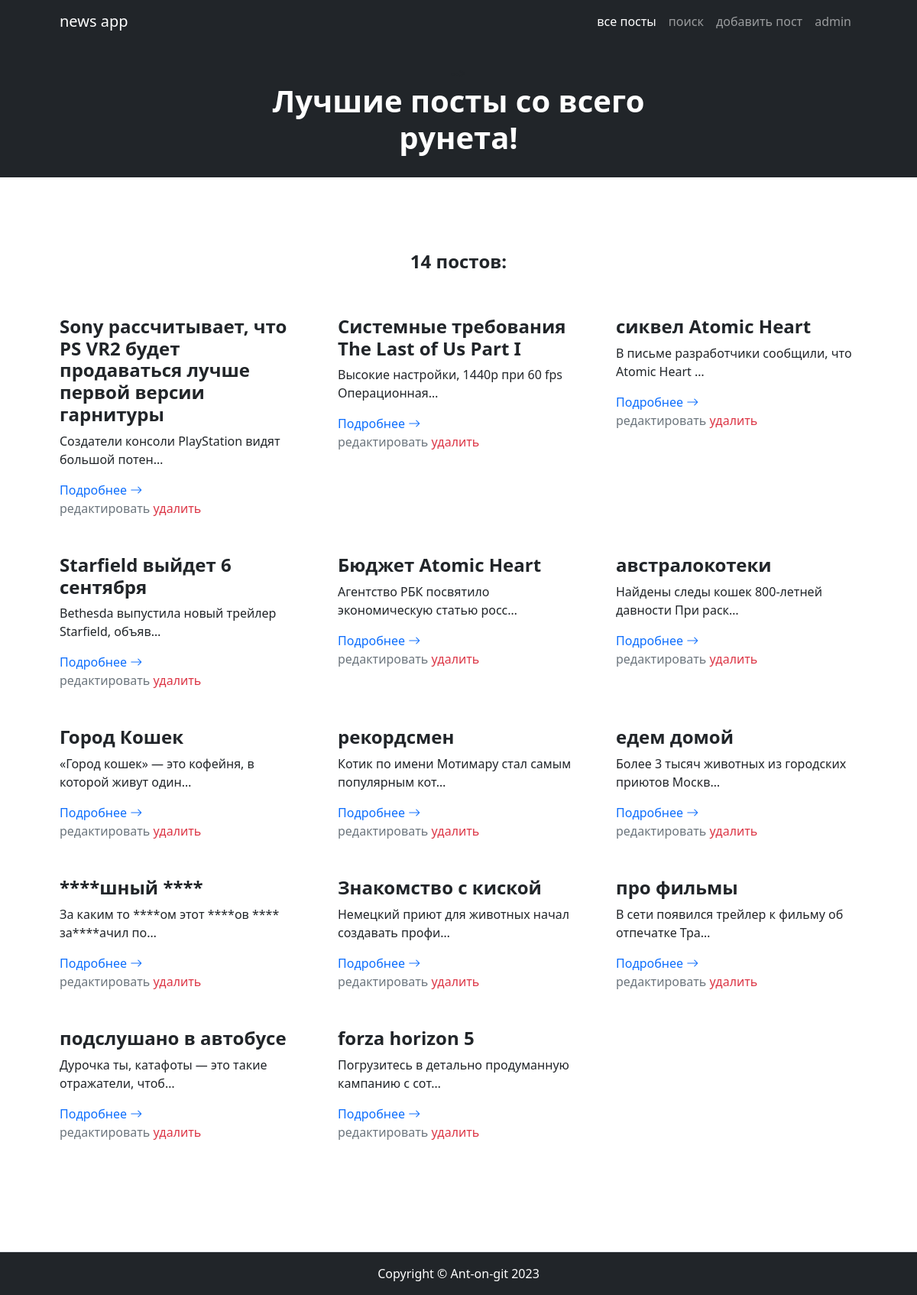
Before: /news/ with the older database file.
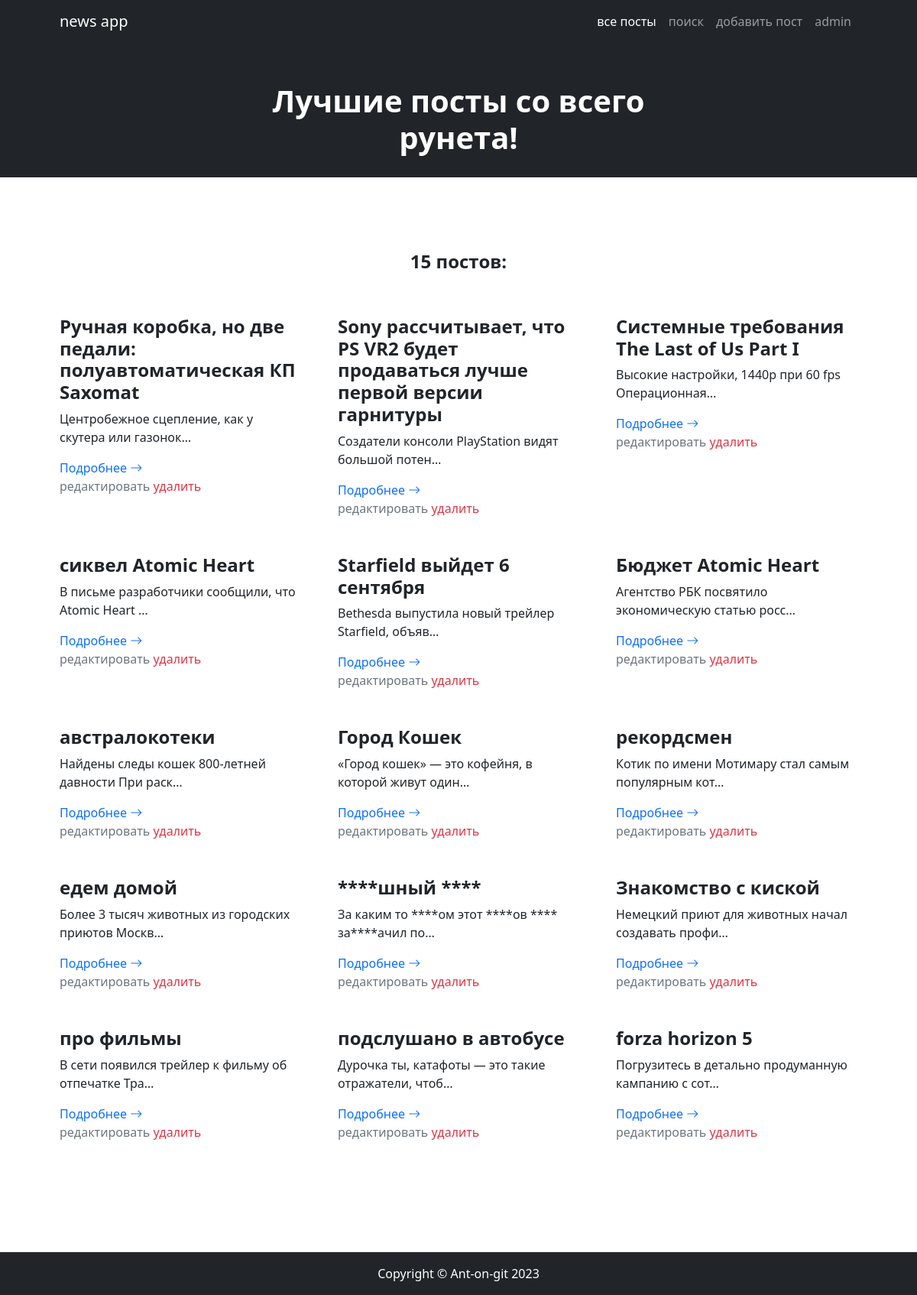
After: the same page with the newer database file.
### news/models.py (models this page shows, shortened)
class Post(models.Model):
    class Types(models.TextChoices):
        article = 'статья', 'статья'
        news = 'новость', 'новость'
    type = models.CharField(max_length=7, choices=Types.choices, default=Types.article)
    datetime_create = models.DateTimeField(auto_now_add=True)
    title = models.CharField(max_length=255)
    text = models.TextField()
    rating = models.IntegerField(default=0)
    author = models.ForeignKey('Author', on_delete=models.CASCADE)
    category = models.ManyToManyField('Category', through='PostCategory')

### news/views.py (the view)
# urls.py: path('', PostList.as_view()),
class PostList(ListView):
    model = Post
    template_name = 'postList.html'
    context_object_name = 'postList'
    queryset = Post.objects.order_by('-id')  # queryset встроенная переменная, по умолчанию забирает

### news/templatetags/custom_filters.py (called while the page is built)
@register.filter(name='postwordEnding')
def postwordEnding(postList):
    word = 'пост'
    endings = ['а', 'ов']
    length = len(postList)
    if 11 <= length <= 20 or 5 <= length % 10 <= 9 or length % 10 == 0:
        res = f'{length} {word + endings[1]}'
    elif length % 10 == 1:
        res = f'{length} {word}'
    else:
        res = f'{length} {word + endings[0]}'
    return res

@register.filter(name='censor')
def censor(text):
    negative_words = ['хрен', 'жопа', 'жопе']
    word_list = text.split()
    for i, word in enumerate(word_list):
        for negative in negative_words:
            if negative in word.lower():
                start_ind = word.lower().find(negative)
                end_ind = start_ind + len(negative)
                word_list[i] = word[:start_ind] + '*' * len(negative) + word[end_ind:]
    return ' '.join(word_list)

### templates/postList.html (shortened to what this page needs)
{% extends 'default.html' %}
{% load custom_filters %}
{% block page_preview %}
  <div class="text-center my-4">-->
      <h1 class="display-6 fw-bold text-white mb-2">
          Лучшие посты со всего рунета!
      </h1>
  </div>
{% endblock page_preview %}
{% block content %}
    <section class="py-5 border-bottom" id="features">
        <div class="container px-5 my-5">
            <div class="row gx-5">
                {% if postList %}
                    <div class="col-lg-12 mb-5">
                        <h2 class="h4 fw-bolder text-center">{{ postList | postwordEnding }}:</h2>
                    </div>
                    {% for post in postList %}
                        <div class="col-lg-4 mb-5">
                            <h2 class="h4 fw-bolder">{{ post.title | censor }}</h2>
                            <p>{{ post.text | truncatechars:50 | censor }}</p>
                            <a class="text-decoration-none" href="{{ post.pk }}">
                                Подробнее
                                <i class="bi bi-arrow-right"></i>
                            </a>
                            <div>
                                <a class="text-decoration-none text-secondary" href="{{ post.pk }}/edit">редактировать</a>
                                <a class="text-decoration-none text-danger" href="{{ post.pk }}/delete">удалить</a>
                            </div>
                        </div>
                    {% endfor %}
                {% else %}
                    <div class="col-lg-12 mb-5">
                        <h2 class="h4 fw-bolder text-center">Постов нет =(</h2>
                    </div>
                {% endif %}
            </div>
        </div>
    </section>
{% endblock content %}

Changed rows visible on the page:
added Post: title|censor "Ручная коробка, но две педали: полуавтоматическая КП Saxomat", text|censor "Центробежное сцепление, как у скутера или газонок…"
Other visible differences:
{{ postList | postwordEnding }}: "14 постов" → "15 постов"
